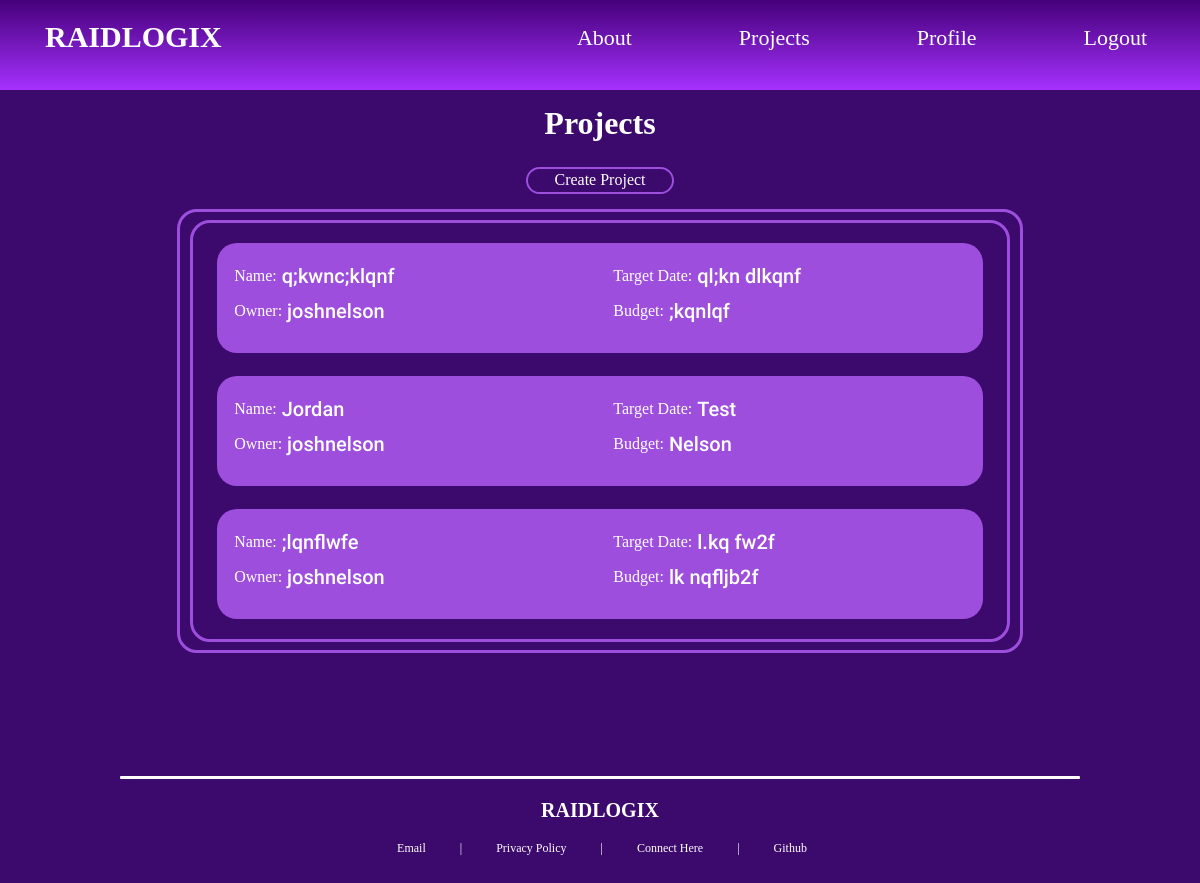
Before: /projects (signed in) with the older database file.
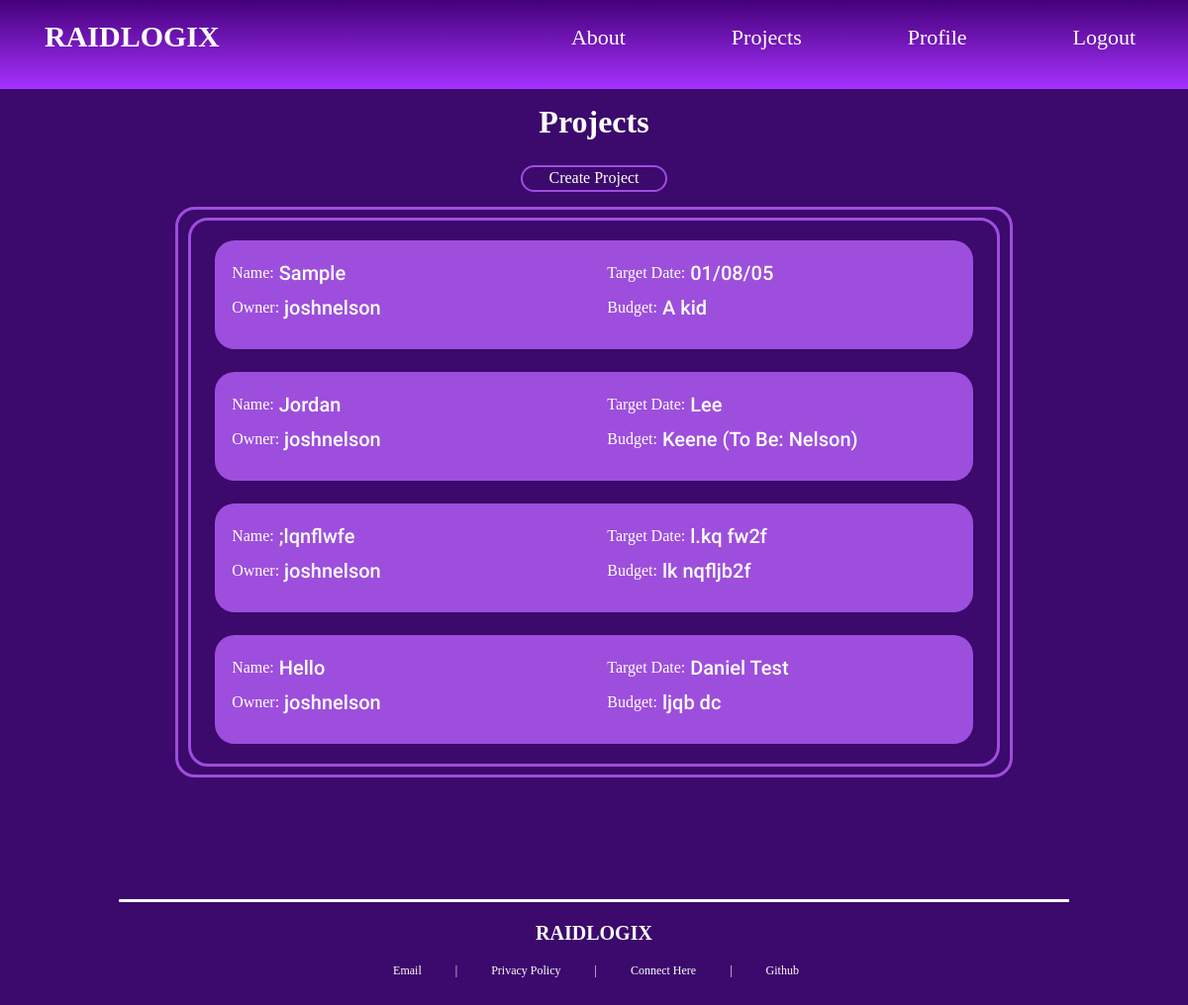
After: the same page with the newer database file.
### raidlogix/models.py (models this page shows)
class project(models.Model):
    name = models.CharField(max_length=50)
    due = models.CharField(max_length=50)
    description = models.TextField()
    budget = models.TextField()

### raidlogix/views.py (the view)
# urls.py: path('projects', views.projects, name="projects"),
@login_required
def projects(request):
    current_user = request.user
    user_projects_list = user_projects.objects.filter(user=current_user)
    projects = project.objects.filter(id__in=user_projects_list.values_list('project_id', flat=True))
    context = {
        'projects': projects,
        'user': current_user,
    }
    return render(request, 'project_list.html', context)

### raidlogix/templates/project_list.html
{% extends 'h_and_f.html' %}
{% block content %}
    <div id="block-project-list">
        <div id="project-header-wrapper">
            <div class="cool-text" id="project-header"><h1>Projects</h1></div>
            <div class="project-submenu">
                <div class="submenu-item"><a href="{% url 'create_project' %}">Create Project</a></div>
            </div>
        </div>
        <div class="project-outer-wrapper">
            <div class="project-inner-wrapper">
                {% if projects.count == 0 %}
                    <h1 id="empty-projects">NO PROJECTS</h1>
                {% else %}
                    {% for project in projects %}
                    <a id="project-container-link" href="{% url 'view_project' project.pk %}">
                    <div class="project-container">
                        <div class="left-project-container">
                            <div class="project-value">Name: <p class="project-list-value">&nbsp;{{ project.name }}</p></div>
                            <div class="project-value">Owner: <p class="project-list-value">&nbsp;{{ user.username }}</p></div>
                        </div>
                        <div class="right-project-container">
                            <div class="project-value">Target Date: <p class="project-list-value">&nbsp;{{ project.due }}</p></div>
                            <div class="project-value">Budget: <p class="project-list-value">&nbsp;{{ project.budget }}</p></div>
                        </div>
                    </div>
                    </a>
                    {% endfor %}
                {% endif %}
            </div>
        </div>
    </div>
{% endblock content %}

Changed rows visible on the page:
removed project: name "q;kwnc;klqnf", {{ user.username }} "joshnelson", due "ql;kn dlkqnf", budget ";kqnlqf"
added project: name "Sample", {{ user.username }} "joshnelson", due "01/08/05", budget "A kid"
changed project "Jordan": due "Test" → "Lee"; budget "Nelson" → "Keene (To Be: Nelson)"
added project: name "Hello", {{ user.username }} "joshnelson", due "Daniel Test", budget "ljqb dc"
